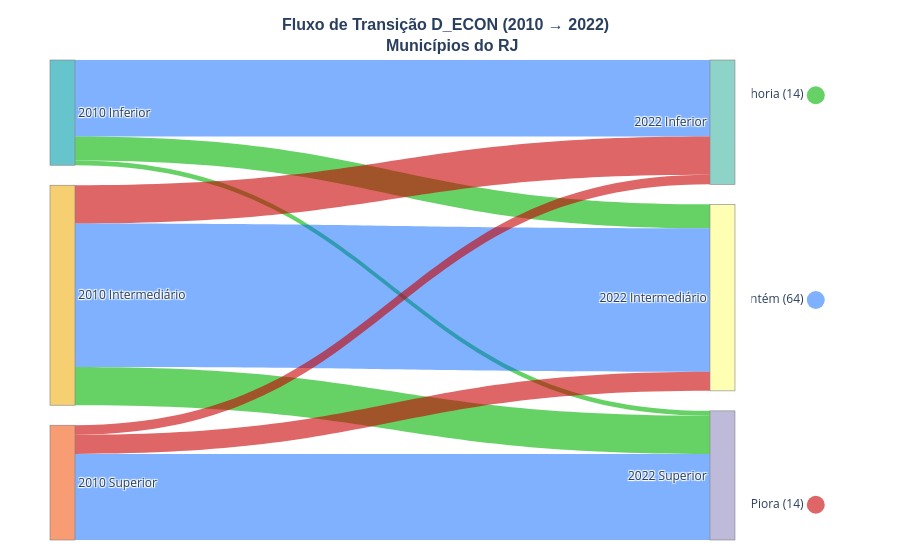

Notebook code for this chart:
### Code cell
import plotly.graph_objects as go
import plotly.colors as pc

import plotly.graph_objects as go
from plotly.subplots import make_subplots
import plotly.colors as pc
import pandas as pd

def plot_sankey_with_compact_legend(matriz, categorias, prefixo):
    """
    Gera um Sankey estilizado mostrando transições entre categorias 2010 → 2022,
    com cores por direção (melhoria, mantém, piora) e legenda compacta próxima do gráfico.
    """

    # ----------------------
    # Paleta e labels
    # ----------------------
    cores_2010 = pc.qualitative.Pastel[:len(categorias)]
    cores_2022 = pc.qualitative.Set3[:len(categorias)]
    labels = [f"2010 {c}" for c in categorias] + [f"2022 {c}" for c in categorias]

    source, target, value, link_color = [], [], [], []
    cont_melhora, cont_mantem, cont_piora = 0, 0, 0

    for i, c2010 in enumerate(categorias):
        for j, c2022 in enumerate(categorias):
            val = matriz.loc[c2010, c2022] if (c2010 in matriz.index and c2022 in matriz.columns) else 0
            if val > 0:
                source.append(i)
                target.append(len(categorias) + j)
                value.append(val)

                if j > i:
                    cor = "rgba(0, 180, 0, 0.6)"
                    cont_melhora += val
                elif j < i:
                    cor = "rgba(200, 0, 0, 0.6)"
                    cont_piora += val
                else:
                    cor = "rgba(0, 100, 255, 0.5)"
                    cont_mantem += val
                link_color.append(cor)

    # ----------------------
    # Subplots: Sankey + legenda compacta
    # ----------------------
    fig = make_subplots(
        rows=1, cols=2,
        column_widths=[0.8, 0.15],
        specs=[[{"type": "sankey"}, {"type": "scatter"}]],
        horizontal_spacing=0.02
    )

    # Sankey
    fig.add_trace(go.Sankey(
        arrangement="snap",
        node=dict(
            pad=20,
            thickness=25,
            line=dict(color="gray", width=0.6),
            label=labels,
            color=cores_2010 + cores_2022,
            hovertemplate='%{label}<extra></extra>'
        ),
        link=dict(
            source=source,
            target=target,
            value=value,
            color=link_color,
            hovertemplate='De %{source.label} → %{target.label}: %{value}<extra></extra>'
        )
    ), row=1, col=1)

    # Legenda compacta
    fig.add_trace(go.Scatter(
        x=[0]*3,
        y=[2,1,0],
        mode='markers+text',
        marker=dict(size=18, color=["rgba(0, 180, 0, 0.6)", "rgba(0, 100, 255, 0.5)", "rgba(200, 0, 0, 0.6)"]),
        text=[f"Melhoria ({cont_melhora})", f"Mantém ({cont_mantem})", f"Piora ({cont_piora})"],
        textposition="middle left",
        showlegend=False
    ), row=1, col=2)

    # ----------------------
    # Layout geral
    # ----------------------

    fig.update_layout(
        title=dict(
           text=f"<b>Fluxo de Transição {prefixo} (2010 → 2022)  <br> Municípios do RJ</b>",
            x=0.5,
            xanchor="center",
            font=dict(size=16, family="Arial")
        ),
        font=dict(size=12),
        plot_bgcolor="white",
        paper_bgcolor="white",
        margin=dict(l=50, r=20, t=60, b=20),
    )

    # Oculta eixos da legenda
    fig.update_xaxes(visible=False, row=1, col=2)
    fig.update_yaxes(visible=False, row=1, col=2)

    fig.show()

matriz = transition(df, 'D_ECON') 

plot_sankey_with_compact_legend(matriz, categorias, 'D_ECON')

### Figure 1 — Plotly figure (JSON) as saved in the notebook; plotly's stock layout.template omitted (floating-point values rounded to 4 significant figures)
{"data": [{"arrangement": "snap", "domain": {"x": [0, 0.8253], "y": [0, 1]}, "link": {"color": ["rgba(0, 100, 255, 0.5)", "rgba(0, 180, 0, 0.6)", "rgba(0, 180, 0, 0.6)", "rgba(200, 0, 0, 0.6)", "rgba(0, 100, 255, 0.5)", "rgba(0, 180, 0, 0.6)", "rgba(200, 0, 0, 0.6)", "rgba(200, 0, 0, 0.6)", "rgba(0, 100, 255, 0.5)"], "hovertemplate": "De %{source.label} → %{target.label}: %{value}<extra></extra>", "source": [0, 0, 0, 1, 1, 1, 2, 2, 2], "target": [3, 4, 5, 3, 4, 5, 3, 4, 5], "value": [16, 5, 1, 8, 30, 8, 2, 4, 18]}, "node": {"color": ["rgb(102, 197, 204)", "rgb(246, 207, 113)", "rgb(248, 156, 116)", "rgb(141,211,199)", "rgb(255,255,179)", "rgb(190,186,218)"], "hovertemplate": "%{label}<extra></extra>", "label": ["2010 Inferior", "2010 Intermediário", "2010 Superior", "2022 Inferior", "2022 Intermediário", "2022 Superior"], "line": {"color": "gray", "width": 0.6}, "pad": 20, "thickness": 25}, "type": "sankey"}, {"marker": {"color": ["rgba(0, 180, 0, 0.6)", "rgba(0, 100, 255, 0.5)", "rgba(200, 0, 0, 0.6)"], "size": 18}, "mode": "markers+text", "showlegend": false, "text": ["Melhoria (14)", "Mantém (64)", "Piora (14)"], "textposition": "middle left", "type": "scatter", "x": [0, 0, 0], "xaxis": "x", "y": [2, 1, 0], "yaxis": "y"}], "layout": {"font": {"size": 12}, "margin": {"b": 20, "l": 50, "r": 20, "t": 60}, "paper_bgcolor": "white", "plot_bgcolor": "white", "title": {"font": {"family": "Arial", "size": 16}, "text": "<b>Fluxo de Transição D_ECON (2010 → 2022)  <br> Municípios do RJ</b>", "x": 0.5, "xanchor": "center"}, "xaxis": {"anchor": "y", "domain": [0.8453, 1], "visible": false}, "yaxis": {"anchor": "x", "domain": [0, 1], "visible": false}}}
